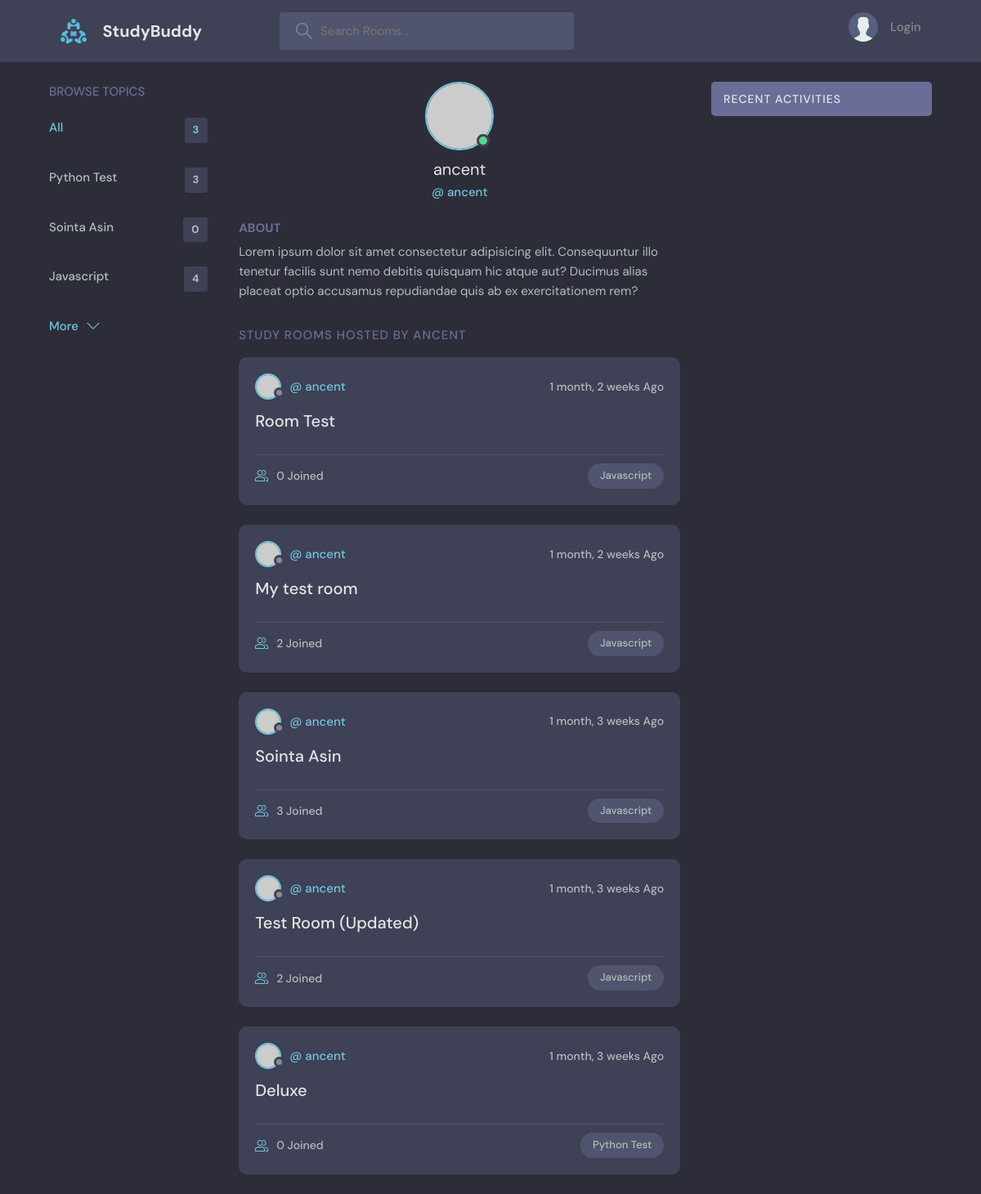
The page /user-profile/1/ on the database as committed earlier.
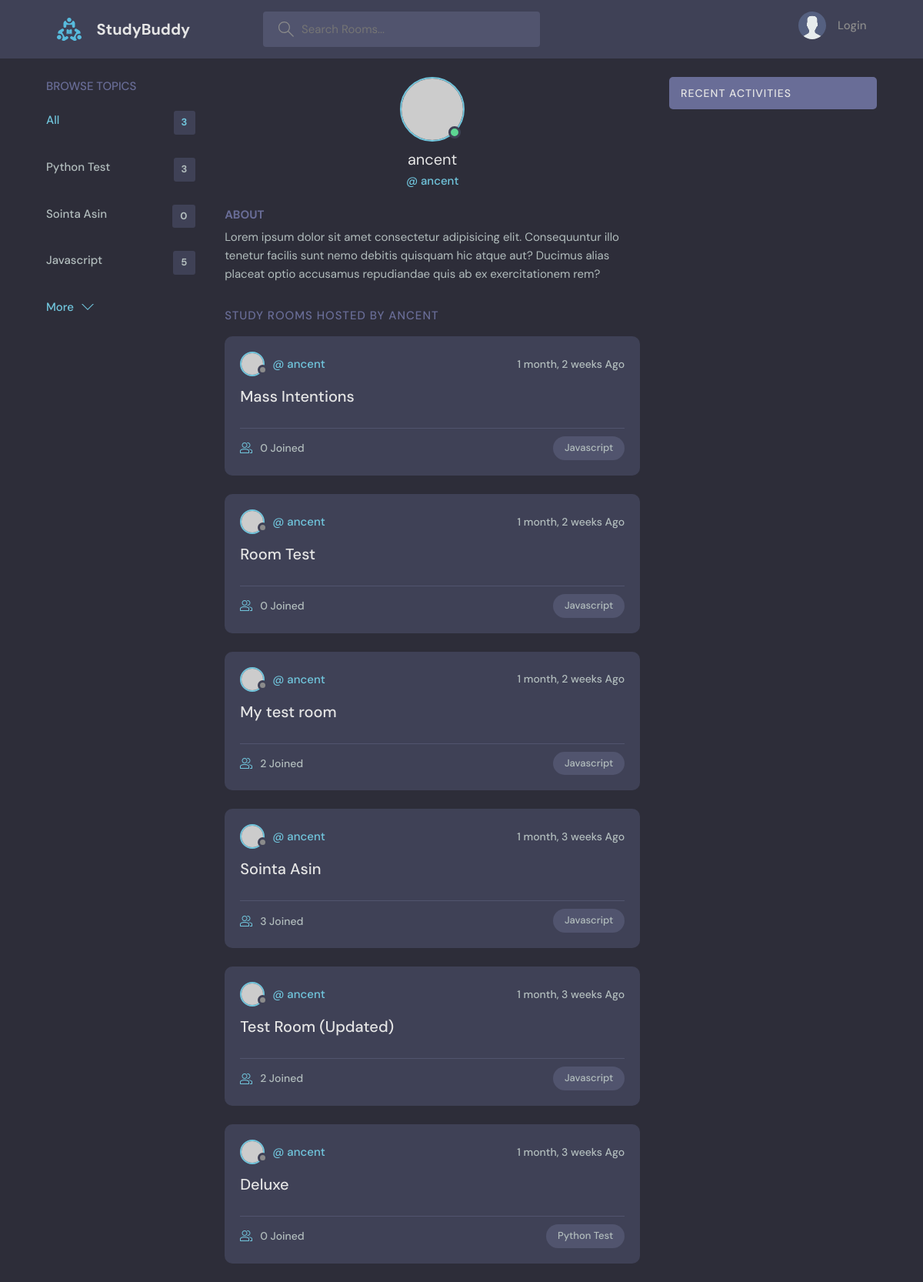
The same page on the database as committed later.
### base/models.py (models this page shows, shortened)
class Topic(models.Model):
    name = models.CharField(max_length=200)

class Room(models.Model):
    host = models.ForeignKey(User, on_delete=models.SET_NULL, null=True)
    topic = models.ForeignKey(Topic, on_delete=models.SET_NULL, null=True)
    name = models.CharField('Name', max_length=200)
    description = models.TextField(null=True, blank=True)
    participants = models.ManyToManyField(User, related_name='participants', blank=True)
    updated_at = models.DateTimeField(auto_now=True)
    created_at = models.DateTimeField(auto_now_add=True)
    class Meta:
        ordering = ['-updated_at', '-created_at']

### base/views.py (the view)
# urls.py: path('user-profile/<str:pk>/', views.userProfile, name="user-profile"),
def userProfile(request, pk):
    user = User.objects.get(id=pk)
    rooms = user.room_set.all()
    room_message = user.message_set.all()
    topics = Topic.objects.all()
    context = {
        'user': user,
        'rooms': rooms,
        'room_message' : room_message,
        'topics': topics }
    return render(request, 'base/profile.html', context)

### base/templates/base/profile.html (shortened to what this page needs)
{% extends 'main.html' %}
{% block content %}
<main class="profile-page layout layout--3">
  <div class="container">
    {% include 'base/topics_component.html' %}
    <div class="roomList">
      <div class="profile">
        <div class="profile__avatar">
          <div class="avatar avatar--large active">
            <img src="https://randomuser.me/api/portraits/men/11.jpg" />
          </div>
        </div>
        <div class="profile__info">
          <h3>{{user.username}}</h3>
          <p>@ {{user.username}}</p>
        </div>
        <div class="profile__about">
          <h3>About</h3>
          <p>
            Lorem ipsum dolor sit amet consectetur adipisicing elit. Consequuntur illo tenetur
            facilis sunt nemo debitis quisquam hic atque aut? Ducimus alias placeat optio
            accusamus repudiandae quis ab ex exercitationem rem?
          </p>
        </div>
      </div>
      <div class="roomList__header">
        <div>
          <h2>Study Rooms Hosted by {{user.username}}</h2>
        </div>
      </div>
      {% include 'base/feed_component.html' %}
    </div>
    <div class="activities">
      <div class="activities__header">
        <h2>Recent Activities</h2>
      </div>
    </div>
  </div>
</main>
{% endblock content %}

### base/templates/base/topics_component.html
  <div class="topics">
    <div class="topics__header">
      <h2>Browse Topics</h2>
    </div>
    <ul class="topics__list">
      <li>
        <a href="{% url 'home' %}" class="active">All <span>{{topics.count}}</span></a>
      </li>
      {% for topic in topics %}
      <li>
        <a href="{% url 'home' %}?q={{topic.name}}">{{topic.name}} <span>{{topic.room_set.all.count}}</span></a>
      </li>
      {% endfor %}
    </ul>
    <a class="btn btn--link" href="{% url 'topics' %}">
      More
      <svg version="1.1" xmlns="http://www.w3.org/2000/svg" width="32" height="32" viewBox="0 0 32 32">
        <title>chevron-down</title>
        <path d="M16 21l-13-13h-3l16 16 16-16h-3l-13 13z"></path>
      </svg>
    </a>
</div>

### base/templates/base/feed_component.html (shortened to what this page needs)
{% for room in rooms %}
<div class="roomListRoom">
    <div class="roomListRoom__header">
      <a href="{% url 'user-profile' room.host.id %}" class="roomListRoom__author">
        <div class="avatar avatar--small">
          <img src="https://randomuser.me/api/portraits/women/11.jpg" />
        </div>
        <span>@ {{ room.host.username }}</span>
      </a>
      <div class="roomListRoom__actions">
        <span>{{room.created_at|timesince}} Ago</span>
      </div>
    </div>
    <div class="roomListRoom__content">
      <a href="{% url 'room' room.id %}">{{room.name}}</a>
    </div>
    <div class="roomListRoom__meta">
      <a href="{% url 'room' room.id %}" class="roomListRoom__joined">
        {{room.participants.all.count}} Joined
      </a>
      <p class="roomListRoom__topic">{{room.topic.name}}</p>
    </div>
</div>
{% endfor %}

Rows that differ between the two databases and show on the page:
computed for Topic "Javascript": room_set.all.count "4" → "5"
added Room: host.username "ancent", created_at "1 month, 2 weeks", name "Mass Intentions", participants.all.count "0", topic.name "Javascript"
